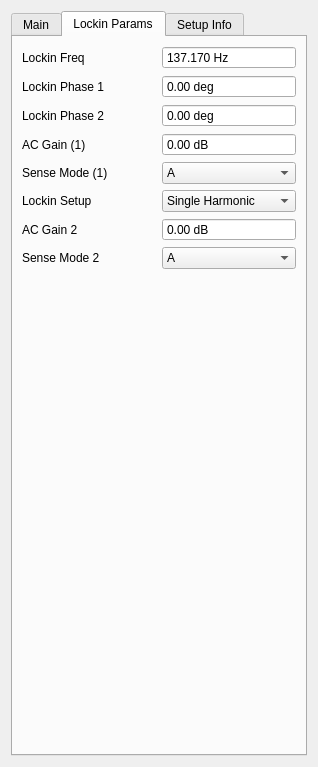
<?xml version="1.0" encoding="UTF-8"?>
<ui version="4.0">
 <class>Form</class>
 <widget class="QWidget" name="Form">
  <property name="geometry">
   <rect>
    <x>0</x>
    <y>0</y>
    <width>318</width>
    <height>767</height>
   </rect>
  </property>
  <property name="windowTitle">
   <string>Form</string>
  </property>
  <layout class="QVBoxLayout" name="verticalLayout">
   <item>
    <widget class="QTabWidget" name="tabWidget">
     <property name="currentIndex">
      <number>1</number>
     </property>
     <widget class="QWidget" name="tab">
      <attribute name="title">
       <string>Main</string>
      </attribute>
      <layout class="QVBoxLayout" name="verticalLayout_2">
       <item>
        <layout class="QGridLayout" name="save_params">
         <item row="2" column="0">
          <widget class="QLabel" name="label_12">
           <property name="enabled">
            <bool>true</bool>
           </property>
           <property name="text">
            <string>Sample Name</string>
           </property>
          </widget>
         </item>
         <item row="1" column="0" colspan="2">
          <widget class="QLineEdit" name="save_dir">
           <property name="text">
            <string>C:\Users\TopMob\junk</string>
           </property>
           <property name="placeholderText">
            <string>C:\Users\</string>
           </property>
          </widget>
         </item>
         <item row="2" column="1">
          <widget class="QLineEdit" name="sample_name">
           <property name="text">
            <string>test</string>
           </property>
           <property name="placeholderText">
            <string>test</string>
           </property>
          </widget>
         </item>
         <item row="0" column="0" colspan="2">
          <widget class="QLabel" name="label_8">
           <property name="text">
            <string>Save Directory</string>
           </property>
          </widget>
         </item>
        </layout>
       </item>
       <item>
        <widget class="Line" name="line_3">
         <property name="orientation">
          <enum>Qt::Horizontal</enum>
         </property>
        </widget>
       </item>
       <item>
        <layout class="QGridLayout" name="lockin_params">
         <item row="0" column="0" colspan="2">
          <widget class="QLabel" name="label_7">
           <property name="text">
            <string>Lockin Parameters</string>
           </property>
           <property name="alignment">
            <set>Qt::AlignCenter</set>
           </property>
          </widget>
         </item>
         <item row="3" column="0">
          <widget class="QLabel" name="label_11">
           <property name="text">
            <string>2nd Harmonic Sensitivity</string>
           </property>
          </widget>
         </item>
         <item row="2" column="1">
          <widget class="QComboBox" name="sensitivity1">
           <property name="editable">
            <bool>false</bool>
           </property>
           <property name="currentIndex">
            <number>20</number>
           </property>
           <item>
            <property name="text">
             <string>0 V</string>
            </property>
           </item>
           <item>
            <property name="text">
             <string>2 nV</string>
            </property>
           </item>
           <item>
            <property name="text">
             <string>5 nV</string>
            </property>
           </item>
           <item>
            <property name="text">
             <string>10 nV</string>
            </property>
           </item>
           <item>
            <property name="text">
             <string>20 nV</string>
            </property>
           </item>
           <item>
            <property name="text">
             <string>50 nV</string>
            </property>
           </item>
           <item>
            <property name="text">
             <string>100 nV</string>
            </property>
           </item>
           <item>
            <property name="text">
             <string>200 nV</string>
            </property>
           </item>
           <item>
            <property name="text">
             <string>500 nV</string>
            </property>
           </item>
           <item>
            <property name="text">
             <string>1 μV</string>
            </property>
           </item>
           <item>
            <property name="text">
             <string>2 μV</string>
            </property>
           </item>
           <item>
            <property name="text">
             <string>5 μV</string>
            </property>
           </item>
           <item>
            <property name="text">
             <string>10 μV</string>
            </property>
           </item>
           <item>
            <property name="text">
             <string>20 μV</string>
            </property>
           </item>
           <item>
            <property name="text">
             <string>50 μV</string>
            </property>
           </item>
           <item>
            <property name="text">
             <string>100 μV</string>
            </property>
           </item>
           <item>
            <property name="text">
             <string>200 μV</string>
            </property>
           </item>
           <item>
            <property name="text">
             <string>500 μV</string>
            </property>
           </item>
           <item>
            <property name="text">
             <string>1 mV</string>
            </property>
           </item>
           <item>
            <property name="text">
             <string>2 mV</string>
            </property>
           </item>
           <item>
            <property name="text">
             <string>5 mV</string>
            </property>
           </item>
           <item>
            <property name="text">
             <string>10 mV</string>
            </property>
           </item>
           <item>
            <property name="text">
             <string>20 mV</string>
            </property>
           </item>
           <item>
            <property name="text">
             <string>50 mV</string>
            </property>
           </item>
           <item>
            <property name="text">
             <string>100 mV</string>
            </property>
           </item>
           <item>
            <property name="text">
             <string>200 mV</string>
            </property>
           </item>
           <item>
            <property name="text">
             <string>500 mV</string>
            </property>
           </item>
           <item>
            <property name="text">
             <string>1 V</string>
            </property>
           </item>
          </widget>
         </item>
         <item row="2" column="0">
          <widget class="QLabel" name="label_2">
           <property name="text">
            <string>1st Harmonic Sensitivity</string>
           </property>
          </widget>
         </item>
         <item row="1" column="0">
          <widget class="QLabel" name="label_3">
           <property name="text">
            <string>Time Constant</string>
           </property>
          </widget>
         </item>
         <item row="1" column="1">
          <widget class="QComboBox" name="time_constant">
           <property name="currentText">
            <string>100 ms</string>
           </property>
           <property name="currentIndex">
            <number>11</number>
           </property>
           <item>
            <property name="text">
             <string>10 μs</string>
            </property>
           </item>
           <item>
            <property name="text">
             <string>20 μs</string>
            </property>
           </item>
           <item>
            <property name="text">
             <string>40 μs</string>
            </property>
           </item>
           <item>
            <property name="text">
             <string>80 μs</string>
            </property>
           </item>
           <item>
            <property name="text">
             <string>160 μs</string>
            </property>
           </item>
           <item>
            <property name="text">
             <string>320 μs</string>
            </property>
           </item>
           <item>
            <property name="text">
             <string>640 μs</string>
            </property>
           </item>
           <item>
            <property name="text">
             <string>5 ms</string>
            </property>
           </item>
           <item>
            <property name="text">
             <string>10 ms</string>
            </property>
           </item>
           <item>
            <property name="text">
             <string>20 ms</string>
            </property>
           </item>
           <item>
            <property name="text">
             <string>50 ms</string>
            </property>
           </item>
           <item>
            <property name="text">
             <string>100 ms</string>
            </property>
           </item>
           <item>
            <property name="text">
             <string>200 ms</string>
            </property>
           </item>
           <item>
            <property name="text">
             <string>500 ms</string>
            </property>
           </item>
           <item>
            <property name="text">
             <string>1 s</string>
            </property>
           </item>
           <item>
            <property name="text">
             <string>2 s</string>
            </property>
           </item>
           <item>
            <property name="text">
             <string>5 s</string>
            </property>
           </item>
           <item>
            <property name="text">
             <string>10 s</string>
            </property>
           </item>
           <item>
            <property name="text">
             <string>20 s</string>
            </property>
           </item>
           <item>
            <property name="text">
             <string>50 s</string>
            </property>
           </item>
           <item>
            <property name="text">
             <string>100 s</string>
            </property>
           </item>
           <item>
            <property name="text">
             <string>200 s</string>
            </property>
           </item>
           <item>
            <property name="text">
             <string>500 s</string>
            </property>
           </item>
           <item>
            <property name="text">
             <string>1 ks</string>
            </property>
           </item>
           <item>
            <property name="text">
             <string>2 ks</string>
            </property>
           </item>
           <item>
            <property name="text">
             <string>5 ks</string>
            </property>
           </item>
           <item>
            <property name="text">
             <string>10 ks</string>
            </property>
           </item>
           <item>
            <property name="text">
             <string>20 ks</string>
            </property>
           </item>
           <item>
            <property name="text">
             <string>50 ks</string>
            </property>
           </item>
           <item>
            <property name="text">
             <string>100 ks</string>
            </property>
           </item>
           <item>
            <property name="text">
             <string>200 ks</string>
            </property>
           </item>
          </widget>
         </item>
         <item row="3" column="1">
          <widget class="QComboBox" name="sensitivity2">
           <property name="currentIndex">
            <number>12</number>
           </property>
           <item>
            <property name="text">
             <string>0 V</string>
            </property>
           </item>
           <item>
            <property name="text">
             <string>2 nV</string>
            </property>
           </item>
           <item>
            <property name="text">
             <string>5 nV</string>
            </property>
           </item>
           <item>
            <property name="text">
             <string>10 nV</string>
            </property>
           </item>
           <item>
            <property name="text">
             <string>20 nV</string>
            </property>
           </item>
           <item>
            <property name="text">
             <string>50 nV</string>
            </property>
           </item>
           <item>
            <property name="text">
             <string>100 nV</string>
            </property>
           </item>
           <item>
            <property name="text">
             <string>200 nV</string>
            </property>
           </item>
           <item>
            <property name="text">
             <string>500 nV</string>
            </property>
           </item>
           <item>
            <property name="text">
             <string>1 μV</string>
            </property>
           </item>
           <item>
            <property name="text">
             <string>2 μV</string>
            </property>
           </item>
           <item>
            <property name="text">
             <string>5 μV</string>
            </property>
           </item>
           <item>
            <property name="text">
             <string>10 μV</string>
            </property>
           </item>
           <item>
            <property name="text">
             <string>20 μV</string>
            </property>
           </item>
           <item>
            <property name="text">
             <string>50 μV</string>
            </property>
           </item>
           <item>
            <property name="text">
             <string>100 μV</string>
            </property>
           </item>
           <item>
            <property name="text">
             <string>200 μV</string>
            </property>
           </item>
           <item>
            <property name="text">
             <string>500 μV</string>
            </property>
           </item>
           <item>
            <property name="text">
             <string>1 mV</string>
            </property>
           </item>
           <item>
            <property name="text">
             <string>2 mV</string>
            </property>
           </item>
           <item>
            <property name="text">
             <string>5 mV</string>
            </property>
           </item>
           <item>
            <property name="text">
             <string>10 mV</string>
            </property>
           </item>
           <item>
            <property name="text">
             <string>20 mV</string>
            </property>
           </item>
           <item>
            <property name="text">
             <string>50 mV</string>
            </property>
           </item>
           <item>
            <property name="text">
             <string>100 mV</string>
            </property>
           </item>
           <item>
            <property name="text">
             <string>200 mV</string>
            </property>
           </item>
           <item>
            <property name="text">
             <string>500 mV</string>
            </property>
           </item>
           <item>
            <property name="text">
             <string>1 V</string>
            </property>
           </item>
          </widget>
         </item>
        </layout>
       </item>
       <item>
        <widget class="Line" name="line">
         <property name="orientation">
          <enum>Qt::Horizontal</enum>
         </property>
        </widget>
       </item>
       <item>
        <layout class="QGridLayout" name="initial_params">
         <item row="0" column="1">
          <widget class="QDoubleSpinBox" name="field_start">
           <property name="buttonSymbols">
            <enum>QAbstractSpinBox::NoButtons</enum>
           </property>
           <property name="suffix">
            <string> T</string>
           </property>
           <property name="decimals">
            <number>5</number>
           </property>
           <property name="minimum">
            <double>-0.270000000000000</double>
           </property>
           <property name="maximum">
            <double>0.270000000000000</double>
           </property>
           <property name="singleStep">
            <double>0.000010000000000</double>
           </property>
          </widget>
         </item>
         <item row="1" column="1">
          <widget class="QDoubleSpinBox" name="field_end">
           <property name="buttonSymbols">
            <enum>QAbstractSpinBox::NoButtons</enum>
           </property>
           <property name="suffix">
            <string> T</string>
           </property>
           <property name="decimals">
            <number>5</number>
           </property>
           <property name="minimum">
            <double>-0.300000000000000</double>
           </property>
           <property name="maximum">
            <double>0.300000000000000</double>
           </property>
           <property name="singleStep">
            <double>0.001000000000000</double>
           </property>
           <property name="value">
            <double>0.100000000000000</double>
           </property>
          </widget>
         </item>
         <item row="0" column="0">
          <widget class="QLabel" name="label_14">
           <property name="text">
            <string>Initial Field Strength</string>
           </property>
          </widget>
         </item>
         <item row="2" column="0">
          <widget class="QLabel" name="label_9">
           <property name="text">
            <string>Field Strength Step</string>
           </property>
          </widget>
         </item>
         <item row="1" column="0">
          <widget class="QLabel" name="label_19">
           <property name="text">
            <string>Final Field Strength</string>
           </property>
          </widget>
         </item>
         <item row="3" column="0">
          <widget class="QLabel" name="label_15">
           <property name="text">
            <string>Delay</string>
           </property>
          </widget>
         </item>
         <item row="3" column="1">
          <widget class="QDoubleSpinBox" name="delay">
           <property name="buttonSymbols">
            <enum>QAbstractSpinBox::NoButtons</enum>
           </property>
           <property name="suffix">
            <string> ms</string>
           </property>
           <property name="decimals">
            <number>1</number>
           </property>
           <property name="maximum">
            <double>50000.000000000000000</double>
           </property>
           <property name="value">
            <double>300.000000000000000</double>
           </property>
          </widget>
         </item>
         <item row="2" column="1">
          <widget class="QDoubleSpinBox" name="field_step">
           <property name="buttonSymbols">
            <enum>QAbstractSpinBox::NoButtons</enum>
           </property>
           <property name="suffix">
            <string> T</string>
           </property>
           <property name="decimals">
            <number>5</number>
           </property>
           <property name="minimum">
            <double>-0.270000000000000</double>
           </property>
           <property name="maximum">
            <double>0.270000000000000</double>
           </property>
           <property name="singleStep">
            <double>0.000010000000000</double>
           </property>
           <property name="value">
            <double>0.000500000000000</double>
           </property>
          </widget>
         </item>
         <item row="5" column="0" colspan="2">
          <widget class="QComboBox" name="field_swap">
           <item>
            <property name="text">
             <string>None</string>
            </property>
           </item>
           <item>
            <property name="text">
             <string>Hysteretic</string>
            </property>
           </item>
           <item>
            <property name="text">
             <string>Maximum</string>
            </property>
           </item>
          </widget>
         </item>
         <item row="4" column="0" colspan="2">
          <widget class="QLabel" name="label_22">
           <property name="text">
            <string>Field Swap</string>
           </property>
           <property name="alignment">
            <set>Qt::AlignCenter</set>
           </property>
          </widget>
         </item>
        </layout>
       </item>
       <item>
        <widget class="Line" name="line_4">
         <property name="orientation">
          <enum>Qt::Horizontal</enum>
         </property>
        </widget>
       </item>
       <item>
        <layout class="QGridLayout" name="gridLayout">
         <item row="1" column="0">
          <widget class="QLabel" name="label_10">
           <property name="text">
            <string>Polar Field Angle</string>
           </property>
          </widget>
         </item>
         <item row="1" column="1">
          <widget class="QDoubleSpinBox" name="polar_field">
           <property name="buttonSymbols">
            <enum>QAbstractSpinBox::NoButtons</enum>
           </property>
           <property name="suffix">
            <string> deg</string>
           </property>
           <property name="decimals">
            <number>1</number>
           </property>
           <property name="minimum">
            <double>-90.000000000000000</double>
           </property>
           <property name="maximum">
            <double>90.000000000000000</double>
           </property>
           <property name="singleStep">
            <double>0.500000000000000</double>
           </property>
          </widget>
         </item>
         <item row="2" column="1">
          <widget class="QDoubleSpinBox" name="azimuth_start">
           <property name="buttonSymbols">
            <enum>QAbstractSpinBox::NoButtons</enum>
           </property>
           <property name="suffix">
            <string> deg</string>
           </property>
           <property name="decimals">
            <number>1</number>
           </property>
           <property name="minimum">
            <double>-170.000000000000000</double>
           </property>
           <property name="maximum">
            <double>170.000000000000000</double>
           </property>
           <property name="singleStep">
            <double>0.500000000000000</double>
           </property>
           <property name="value">
            <double>0.000000000000000</double>
           </property>
          </widget>
         </item>
         <item row="0" column="0">
          <widget class="QLabel" name="label">
           <property name="text">
            <string>Applied Voltage</string>
           </property>
          </widget>
         </item>
         <item row="0" column="1">
          <widget class="QDoubleSpinBox" name="applied_voltage">
           <property name="buttonSymbols">
            <enum>QAbstractSpinBox::NoButtons</enum>
           </property>
           <property name="suffix">
            <string> mV</string>
           </property>
           <property name="decimals">
            <number>1</number>
           </property>
           <property name="maximum">
            <double>5000.000000000000000</double>
           </property>
           <property name="singleStep">
            <double>0.100000000000000</double>
           </property>
           <property name="value">
            <double>1000.000000000000000</double>
           </property>
          </widget>
         </item>
         <item row="2" column="0">
          <widget class="QLabel" name="label_4">
           <property name="text">
            <string>(Initial) Azimuthal Angle</string>
           </property>
          </widget>
         </item>
        </layout>
       </item>
       <item>
        <widget class="Line" name="line_2">
         <property name="orientation">
          <enum>Qt::Horizontal</enum>
         </property>
        </widget>
       </item>
       <item>
        <layout class="QGridLayout" name="gridLayout_2">
         <item row="0" column="0" colspan="2">
          <widget class="QCheckBox" name="do_azimuth_sweep">
           <property name="text">
            <string>Do Angle Sweep</string>
           </property>
           <property name="tristate">
            <bool>false</bool>
           </property>
          </widget>
         </item>
         <item row="1" column="0">
          <widget class="QLabel" name="label_5">
           <property name="text">
            <string>Final Azimuthal Angle</string>
           </property>
          </widget>
         </item>
         <item row="2" column="0">
          <widget class="QLabel" name="label_6">
           <property name="text">
            <string>Azimuthal Angle Step</string>
           </property>
          </widget>
         </item>
         <item row="1" column="1">
          <widget class="QDoubleSpinBox" name="azimuth_end">
           <property name="buttonSymbols">
            <enum>QAbstractSpinBox::NoButtons</enum>
           </property>
           <property name="suffix">
            <string> deg</string>
           </property>
           <property name="decimals">
            <number>1</number>
           </property>
           <property name="minimum">
            <double>-170.000000000000000</double>
           </property>
           <property name="maximum">
            <double>170.000000000000000</double>
           </property>
           <property name="singleStep">
            <double>0.500000000000000</double>
           </property>
           <property name="value">
            <double>170.000000000000000</double>
           </property>
          </widget>
         </item>
         <item row="2" column="1">
          <widget class="QDoubleSpinBox" name="azimuth_step">
           <property name="buttonSymbols">
            <enum>QAbstractSpinBox::NoButtons</enum>
           </property>
           <property name="suffix">
            <string> deg</string>
           </property>
           <property name="decimals">
            <number>1</number>
           </property>
           <property name="maximum">
            <double>345.000000000000000</double>
           </property>
           <property name="singleStep">
            <double>0.500000000000000</double>
           </property>
           <property name="value">
            <double>5.000000000000000</double>
           </property>
          </widget>
         </item>
        </layout>
       </item>
       <item>
        <widget class="Line" name="line_5">
         <property name="orientation">
          <enum>Qt::Horizontal</enum>
         </property>
        </widget>
       </item>
       <item>
        <layout class="QHBoxLayout" name="horizontalLayout">
         <item>
          <widget class="QLabel" name="label_13">
           <property name="text">
            <string>Notification Email Address:</string>
           </property>
          </widget>
         </item>
         <item>
          <widget class="QLineEdit" name="notify_email"/>
         </item>
        </layout>
       </item>
       <item>
        <widget class="QCheckBox" name="notify_at_end">
         <property name="text">
          <string>Only Notify When Completely Finished</string>
         </property>
        </widget>
       </item>
      </layout>
     </widget>
     <widget class="QWidget" name="tab_2">
      <attribute name="title">
       <string>Lockin Params</string>
      </attribute>
      <layout class="QVBoxLayout" name="verticalLayout_3">
       <item>
        <layout class="QGridLayout" name="gridLayout_3">
         <item row="0" column="0">
          <widget class="QLabel" name="label_13">
           <property name="text">
            <string>Lockin Freq</string>
           </property>
          </widget>
         </item>
         <item row="1" column="0">
          <widget class="QLabel" name="label_13">
           <property name="text">
            <string>Lockin Phase 1</string>
           </property>
          </widget>
         </item>
         <item row="4" column="0">
          <widget class="QLabel" name="label_13">
           <property name="text">
            <string>Sense Mode (1)</string>
           </property>
          </widget>
         </item>
         <item row="0" column="1">
          <widget class="QDoubleSpinBox" name="lockin_freq">
           <property name="buttonSymbols">
            <enum>QAbstractSpinBox::NoButtons</enum>
           </property>
           <property name="suffix">
            <string> Hz</string>
           </property>
           <property name="decimals">
            <number>3</number>
           </property>
           <property name="maximum">
            <double>250000.000000000000000</double>
           </property>
           <property name="singleStep">
            <double>0.001000000000000</double>
           </property>
           <property name="value">
            <double>137.169999999999987</double>
           </property>
          </widget>
         </item>
         <item row="4" column="1">
          <widget class="QComboBox" name="lockin_sense_mode1">
           <property name="editable">
            <bool>false</bool>
           </property>
           <property name="currentIndex">
            <number>0</number>
           </property>
           <item>
            <property name="text">
             <string>A</string>
            </property>
           </item>
           <item>
            <property name="text">
             <string>-B</string>
            </property>
           </item>
           <item>
            <property name="text">
             <string>A-B</string>
            </property>
           </item>
          </widget>
         </item>
         <item row="1" column="1">
          <widget class="QDoubleSpinBox" name="lockin_phase1">
           <property name="buttonSymbols">
            <enum>QAbstractSpinBox::NoButtons</enum>
           </property>
           <property name="suffix">
            <string> deg</string>
           </property>
           <property name="decimals">
            <number>2</number>
           </property>
           <property name="minimum">
            <double>-360.000000000000000</double>
           </property>
           <property name="maximum">
            <double>360.000000000000000</double>
           </property>
           <property name="singleStep">
            <double>0.001000000000000</double>
           </property>
           <property name="value">
            <double>0.000000000000000</double>
           </property>
          </widget>
         </item>
         <item row="2" column="0">
          <widget class="QLabel" name="label_16">
           <property name="text">
            <string>Lockin Phase 2</string>
           </property>
          </widget>
         </item>
         <item row="2" column="1">
          <widget class="QDoubleSpinBox" name="lockin_phase2">
           <property name="buttonSymbols">
            <enum>QAbstractSpinBox::NoButtons</enum>
           </property>
           <property name="suffix">
            <string> deg</string>
           </property>
           <property name="decimals">
            <number>2</number>
           </property>
           <property name="minimum">
            <double>-360.000000000000000</double>
           </property>
           <property name="maximum">
            <double>360.000000000000000</double>
           </property>
           <property name="singleStep">
            <double>0.001000000000000</double>
           </property>
           <property name="value">
            <double>0.000000000000000</double>
           </property>
          </widget>
         </item>
         <item row="3" column="0">
          <widget class="QLabel" name="label_17">
           <property name="text">
            <string>AC Gain (1)</string>
           </property>
          </widget>
         </item>
         <item row="3" column="1">
          <widget class="QDoubleSpinBox" name="lockin_ac_gain1">
           <property name="buttonSymbols">
            <enum>QAbstractSpinBox::NoButtons</enum>
           </property>
           <property name="suffix">
            <string> dB</string>
           </property>
          </widget>
         </item>
         <item row="5" column="0">
          <widget class="QLabel" name="label_18">
           <property name="text">
            <string>Lockin Setup</string>
           </property>
          </widget>
         </item>
         <item row="5" column="1">
          <widget class="QComboBox" name="lockin_setup">
           <item>
            <property name="text">
             <string>Single Harmonic</string>
            </property>
           </item>
           <item>
            <property name="text">
             <string>Dual Harmonic</string>
            </property>
           </item>
          </widget>
         </item>
         <item row="6" column="0">
          <widget class="QLabel" name="label_20">
           <property name="text">
            <string>AC Gain 2</string>
           </property>
          </widget>
         </item>
         <item row="6" column="1">
          <widget class="QDoubleSpinBox" name="lockin_ac_gain2">
           <property name="buttonSymbols">
            <enum>QAbstractSpinBox::NoButtons</enum>
           </property>
           <property name="suffix">
            <string> dB</string>
           </property>
          </widget>
         </item>
         <item row="7" column="0">
          <widget class="QLabel" name="label_21">
           <property name="text">
            <string>Sense Mode 2</string>
           </property>
          </widget>
         </item>
         <item row="7" column="1">
          <widget class="QComboBox" name="lockin_sense_mode2">
           <property name="editable">
            <bool>false</bool>
           </property>
           <property name="currentIndex">
            <number>0</number>
           </property>
           <item>
            <property name="text">
             <string>A</string>
            </property>
           </item>
           <item>
            <property name="text">
             <string>-B</string>
            </property>
           </item>
           <item>
            <property name="text">
             <string>A-B</string>
            </property>
           </item>
          </widget>
         </item>
        </layout>
       </item>
       <item>
        <spacer name="verticalSpacer">
         <property name="orientation">
          <enum>Qt::Vertical</enum>
         </property>
         <property name="sizeHint" stdset="0">
          <size>
           <width>20</width>
           <height>416</height>
          </size>
         </property>
        </spacer>
       </item>
      </layout>
     </widget>
     <widget class="QWidget" name="tab_3">
      <attribute name="title">
       <string>Setup Info</string>
      </attribute>
      <layout class="QVBoxLayout" name="verticalLayout_4">
       <item>
        <layout class="QGridLayout" name="station_params">
         <item row="0" column="0">
          <widget class="QLabel" name="label_12">
           <property name="enabled">
            <bool>true</bool>
           </property>
           <property name="text">
            <string>Probe Station</string>
           </property>
          </widget>
         </item>
         <item row="0" column="1">
          <widget class="QLabel" name="station_name">
           <property name="enabled">
            <bool>true</bool>
           </property>
          </widget>
         </item>
         <item row="2" column="0" colspan="2">
          <widget class="QLineEdit" name="calib_file"/>
         </item>
         <item row="1" column="0">
          <widget class="QLabel" name="label_12">
           <property name="enabled">
            <bool>true</bool>
           </property>
           <property name="text">
            <string>Calibration File</string>
           </property>
          </widget>
         </item>
        </layout>
       </item>
       <item>
        <spacer name="verticalSpacer_2">
         <property name="orientation">
          <enum>Qt::Vertical</enum>
         </property>
         <property name="sizeHint" stdset="0">
          <size>
           <width>20</width>
           <height>590</height>
          </size>
         </property>
        </spacer>
       </item>
      </layout>
     </widget>
    </widget>
   </item>
  </layout>
 </widget>
 <resources/>
 <connections/>
</ui>
